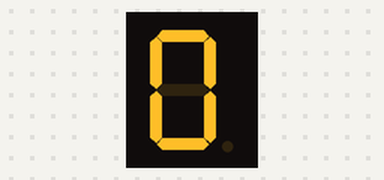
Bench run of a sketch on a simulated Arduino Uno, built with avr-gcc and run on an emulated ATmega328P. On the bench: 1-digit seven-segment display. Wiring (inferred from the names in the program): 1-digit 7-segment display, segments lit when HIGH: segments pin 1, pin 2, pin 3, pin 4, pin 5, pin 6, pin 7, pin 8. The segment pins are drawn as the display they are named for.

Above: at 0.1 s.
At 1.1 s:
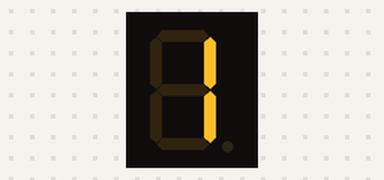
At 2.1 s:
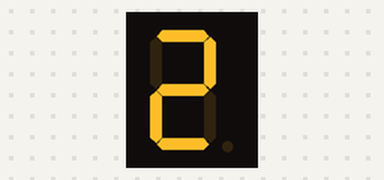
At 4.1 s:
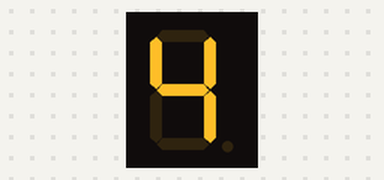
At 6.1 s:
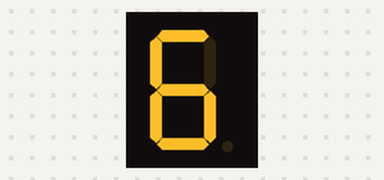
At 9.1 s:
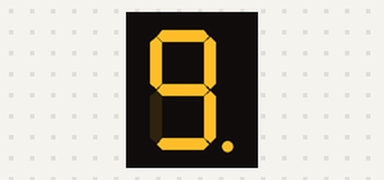

Measured:
- by itself, everything shown: repeats every 10.0 s, in 10 steps
- what the display in image 1 shows lasts 1.0 s, from 1.0 s to 2.0 s

The sketch:

06-23-SevenSegment_display_library_minimal.ino
```cpp
/*  06.023 - Minimal 7-Segment Display Example for ESP32-S3
 *
 * Course: IoT Development with ESP32-S3
 * Target Hardware: ESP32-S3-DevKitC-1 v1.1
 * Module: ESP32-S3-WROOM-1-N16R16V
 *
 * This minimal sketch shows how to drive a single-digit common cathode 7-segment display
 * using the digital pins of the ESP32-S3. It cycles through digits 0–9 by writing segment
 * patterns directly to GPIO pins. This example is designed for beginners and students who
 * want to quickly prototype and understand how 7-segment displays are controlled.
 *
 * HARDWARE INFORMATION:
 * =====================
 * - ESP32-S3-WROOM-1-N16R16V
 * - Flash: 16 MB, PSRAM: 16 MB
 * - Use GPIO1 to GPIO8 for LED segments
 * - Common cathode display: connect cathode to GND
 *
 * CIRCUIT DIAGRAM:
 * ================
 *
 *         A
 *      ───────
 *     |       |
 *   F |       | B
 *     |   G   |
 *      ───────
 *     |       |
 *   E |       | C
 *     |   D   |
 *      ───────  ● DP
 *
 * GPIO CONNECTIONS:
 * =================
 *   Segment | GPIO | Resistor (220 Ω)
 *   --------+------+-----------------
 *     A     |  1   | Yes
 *     B     |  2   | Yes
 *     C     |  3   | Yes
 *     D     |  4   | Yes
 *     E     |  5   | Yes
 *     F     |  6   | Yes
 *     G     |  7   | Yes
 *     DP    |  8   | Yes
 *   COM     | GND  | (Common Cathode)
 *
 * COMPONENTS:
 * ===========
 * - 1x ESP32-S3-DevKitC-1 v1.1
 * - 1x Common cathode 7-segment display
 * - 8x 220-ohm resistors
 * - Breadboard and jumper wires
 *
 * TECHNICAL NOTES:
 * ================
 * - Uses direct digitalWrite() for clarity
 * - Ideal for learning basic segment control logic
 * - Decimal point lights only for digit 9
 *
 * IDE REQUIREMENTS:
 * =================
 * - Arduino IDE 2.0+
 * - ESP32 Arduino Core v3.0+
 * - Board: "ESP32S3 Dev Module"
 *
 * Created: April 1, 2019 by Peter Dalmaris
 * Updated: July 28, 2025 for ESP32-S3 compatibility
 */

#include <Arduino.h>

// Segment pin assignments for A to DP
const uint8_t segmentPins[8] = {1, 2, 3, 4, 5, 6, 7, 8};

// Binary segment encoding for digits 0–9 (common cathode)
const uint8_t digits[10][8] = {
  {1,1,1,1,1,1,0,0}, // 0
  {0,1,1,0,0,0,0,0}, // 1
  {1,1,0,1,1,0,1,0}, // 2
  {1,1,1,1,0,0,1,0}, // 3
  {0,1,1,0,0,1,1,0}, // 4
  {1,0,1,1,0,1,1,0}, // 5
  {1,0,1,1,1,1,1,0}, // 6
  {1,1,1,0,0,0,0,0}, // 7
  {1,1,1,1,1,1,1,0}, // 8
  {1,1,1,1,0,1,1,1}  // 9 with decimal point ON
};

int digit = 0;

void setup() {
  for (int i = 0; i < 8; i++) {
    pinMode(segmentPins[i], OUTPUT);
  }
}

void loop() {
  for (int i = 0; i < 8; i++) {
    digitalWrite(segmentPins[i], digits[digit][i]);
  }
  delay(1000);
  digit = (digit + 1) % 10;
}
```
